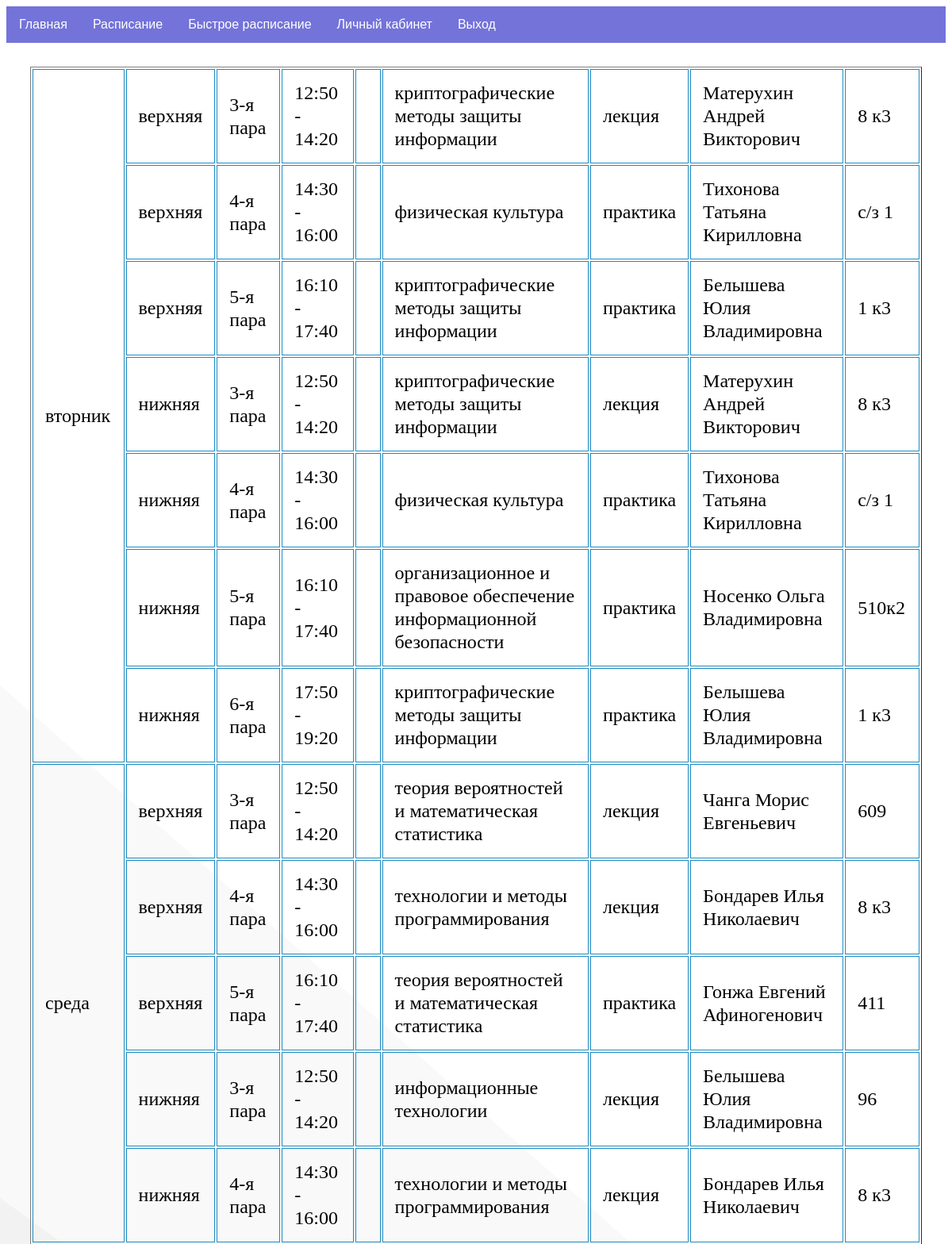
Page /schedule (signed in, upper part) on the committed database.
### tables this page shows
CREATE TABLE mainmenu (
id integer PRIMARY KEY AUTOINCREMENT,
title text NOT NULL,
url text NOT NULL
);

CREATE TABLE "schedule" (
	"id"	integer,
	"schedule_group_id"	text NOT NULL,
	"schedule_day_id"	text NOT NULL,
	"schedule_number_id"	text,
	"schedule_time_id"	text NOT NULL,
	"schedule_teacher_id"	text NOT NULL,
	"schedule_place_id"	text NOT NULL,
	"schedule_name_id"	text NOT NULL,
	"schedule_aud_id"	TEXT,
	"schedule_type_id"	TEXT,
	"filt"	TEXT,
	"c_id"	INTEGER,
	"p_g"	INTEGER,
	PRIMARY KEY("id" AUTOINCREMENT)
);

CREATE TABLE "schedule_day" (
	"id"	integer,
	"schedule_day_text"	TEXT NOT NULL,
	PRIMARY KEY("id" AUTOINCREMENT)
);

CREATE TABLE "schedule_place" (
	"id"	INTEGER,
	"schedule_place_text"	INTEGER NOT NULL,
	PRIMARY KEY("id" AUTOINCREMENT)
);

CREATE TABLE "schedule_time" (
	"id"	integer,
	"schedule_time_text"	TEXT NOT NULL,
	"schedule_time_text_place"	INTEGER,
	PRIMARY KEY("id" AUTOINCREMENT)
);

CREATE TABLE "schedule_name" (
	"id"	integer,
	"schedule_name_text"	TEXT NOT NULL,
	"schedule_name_text_type"	TEXT,
	PRIMARY KEY("id" AUTOINCREMENT)
);

CREATE TABLE schedule_teacher (id integer PRIMARY KEY AUTOINCREMENT, schedule_teacher_text TEXT NOT NULL);

CREATE TABLE "schedule_aud" (
	"id"	INTEGER,
	"schedule_aud_text"	TEXT NOT NULL,
	PRIMARY KEY("id" AUTOINCREMENT)
);

### main.py (the view)
@app.route("/schedule")
@login_required
def schedule():
    user = current_user.get_id()
    role = dbase.getUserRole(user)
    try:
        return render_template("schedule.html", menu=dbase.getMenu(), schedule=dbase.getSchedule(user), role=role, title="Быстрое расписание")
    except: return render_template("profile.html", menu=dbase.getMenu(), role=role, user=dbase.getUserInfo(user), title="Личный кабинет")

### DataBase.py (called while the page is built)
    def getMenu(self):
        sql = '''SELECT * FROM mainmenu'''
        try:
            self.__cur.execute(sql)
            res = self.__cur.fetchall()
            if res: return res
        except:
            print("Ошибка чтения из БД")
        return []

    def getUser(self, user_id):
        try:
            self .__cur.execute(f"SELECT * FROM users WHERE id = '{user_id}' LIMIT 1")
            res = self.__cur.fetchone()
            return res
        except sqlite3.Error as e:
            print("Ошибка получения данных из БД "+str(e))
        return False

    def getUserRole(self, user):
        try:
            [res], = self.__cur.execute('SELECT role FROM users WHERE id=?', (user,))
            return res
        except sqlite3.Error as e:
            print("Ошибка получения данных из БД "+str(e))
        return False

### UserLogin.py (called while the page is built)
    def fromDB(self, user_id, db):
        self.__user = db.getUser(user_id)
        return self

    def get_id(self):
        return str(self.__user['id'])

### main.py (called while the page is built)
@login_manager.user_loader
def load_user(user_id):
    print("load_user")
    return UserLogin().fromDB(user_id, dbase)

def connect_db():
    conn = sqlite3.connect(app.config['DATABASE'])
    conn.row_factory = sqlite3.Row
    return conn

def get_db():
    if not hasattr(g, 'link_db'):
        g.link_db = connect_db()
    return g.link_db

@app.before_request
def before_request():
    global dbase
    db = get_db()
    dbase = DataBase(db)

### templates/schedule.html (shortened to what this page needs)
{% include 'base.html' %}
<body onload="myFunction()">
	<table class="iksweb", border="1">
		<tbody>
		{% for m in schedule -%}
			<tr>
				<td>{{m.schedule_day_id}}</td>
				<td>{{m.schedule_place_id}}</td>
				<td>{{m.schedule_number_id}}</td>
				<td>{{m.schedule_time_id}}</td>
				{% if m.p_g %}
					<td>{{m.p_g}}</td>
				{% else %}
					<td></td>
				{% endif %}
				<td>{{m.schedule_name_id}}</td>
				<td>{{m.schedule_type_id}}</td>
				<td>{{m.schedule_teacher_id}}</td>
				<td>{{m.schedule_aud_id}}</td>
		  </tr>
		{% endfor -%}
		</tbody>
	</table>
</body>

### templates/base.html (shortened to what this page needs)
<!DOCTYPE html>
<html lang="en">
<head>
  <link href="static/style.css" rel="stylesheet">
</head>
<body>
    <nav class='nav-content'>
        {% block content -%}
            {% block mainmenu -%}
                <ul class="mainmenu">
                {% for m in menu -%}
                    <li><a href="{{m.url}}">{{m.title}}</a></li>
                {% endfor -%}
                {% if role == 'student' %}
                    <li><a href="schedule">Быстрое расписание</a></li>
                    <li><a href="profile">Личный кабинет</a></li>
                    <li><a href="logout">Выход</a></li>
                {% endif %}
                </ul>
            {% endblock mainmenu -%}
        {% endblock content -%}
    </nav>
</body>
</html>

### static/style.css (style rules this page uses)
TABLE { color: #000; font-style: normal; font-weight: 400; font-size: 24px; line-height: 29px; margin: 30px; }
TD, TH { padding: 15px; border: 1px solid #1e8ac0; }
body { background-color: #ffffff; background-attachment: fixed; -webkit-background-size: cover; -moz-background-size: cover; -o-background-size: cover; background-size: cover; }
ul { list-style-type: none; margin: 0; padding: 0; overflow: hidden; background-color: #7373D9; font-family: Arial, Helvetica, sans-serif; }
li { float: left; }
li a { display: block; color: white; text-align: center; padding: 14px 16px; text-decoration: none; }

### rows in the picture
mainmenu: title "Главная"
mainmenu: title "Расписание"
schedule: schedule_day_id "вторник", schedule_place_id "верхняя", schedule_number_id "3-я пара", schedule_time_id "12:50 - 14:20", schedule_name_id "криптографические методы защиты информации", schedule_type_id "лекция", schedule_teacher_id "Матерухин Андрей Викторович", schedule_aud_id "8 к3"
schedule: schedule_place_id "верхняя", schedule_number_id "4-я пара", schedule_time_id "14:30 - 16:00", schedule_name_id "физическая культура", schedule_type_id "практика", schedule_teacher_id "Тихонова Татьяна Кирилловна", schedule_aud_id "с/з 1"
schedule: schedule_place_id "верхняя", schedule_number_id "5-я пара", schedule_time_id "16:10 - 17:40", schedule_name_id "криптографические методы защиты информации", schedule_type_id "практика", schedule_teacher_id "Белышева Юлия Владимировна", schedule_aud_id "1 к3"
schedule: schedule_place_id "нижняя", schedule_number_id "3-я пара", schedule_time_id "12:50 - 14:20", schedule_name_id "криптографические методы защиты информации", schedule_type_id "лекция", schedule_teacher_id "Матерухин Андрей Викторович", schedule_aud_id "8 к3"
schedule: schedule_place_id "нижняя", schedule_number_id "4-я пара", schedule_time_id "14:30 - 16:00", schedule_name_id "физическая культура", schedule_type_id "практика", schedule_teacher_id "Тихонова Татьяна Кирилловна", schedule_aud_id "с/з 1"
schedule: schedule_place_id "нижняя", schedule_number_id "5-я пара", schedule_time_id "16:10 - 17:40", schedule_name_id "организационное и правовое обеспечение информационной безопасности", schedule_type_id "практика", schedule_teacher_id "Носенко Ольга Владимировна", schedule_aud_id "510к2"
schedule: schedule_place_id "нижняя", schedule_number_id "6-я пара", schedule_time_id "17:50 - 19:20", schedule_name_id "криптографические методы защиты информации", schedule_type_id "практика", schedule_teacher_id "Белышева Юлия Владимировна", schedule_aud_id "1 к3"
schedule: schedule_day_id "среда", schedule_place_id "верхняя", schedule_number_id "3-я пара", schedule_time_id "12:50 - 14:20", schedule_name_id "теория вероятностей и математическая статистика", schedule_type_id "лекция", schedule_teacher_id "Чанга Морис Евгеньевич", schedule_aud_id "609"
schedule: schedule_place_id "верхняя", schedule_number_id "4-я пара", schedule_time_id "14:30 - 16:00", schedule_name_id "технологии и методы программирования", schedule_type_id "лекция", schedule_teacher_id "Бондарев Илья Николаевич", schedule_aud_id "8 к3"
schedule: schedule_place_id "верхняя", schedule_number_id "5-я пара", schedule_time_id "16:10 - 17:40", schedule_name_id "теория вероятностей и математическая статистика", schedule_type_id "практика", schedule_teacher_id "Гонжа Евгений Афиногенович", schedule_aud_id "411"
schedule: schedule_place_id "нижняя", schedule_number_id "3-я пара", schedule_time_id "12:50 - 14:20", schedule_name_id "информационные технологии", schedule_type_id "лекция", schedule_teacher_id "Белышева Юлия Владимировна", schedule_aud_id "96"
schedule: schedule_place_id "нижняя", schedule_number_id "4-я пара", schedule_time_id "14:30 - 16:00", schedule_name_id "технологии и методы программирования", schedule_type_id "лекция", schedule_teacher_id "Бондарев Илья Николаевич", schedule_aud_id "8 к3"
